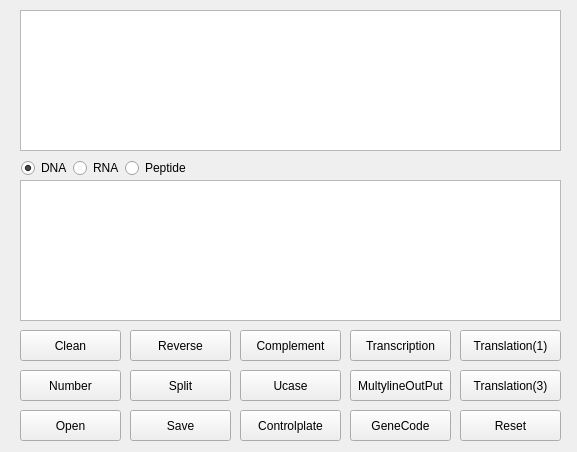
<?xml version="1.0" encoding="UTF-8"?>
<ui version="4.0">
 <class>Form</class>
 <widget class="QWidget" name="Form">
  <property name="windowModality">
   <enum>Qt::NonModal</enum>
  </property>
  <property name="geometry">
   <rect>
    <x>0</x>
    <y>0</y>
    <width>577</width>
    <height>452</height>
   </rect>
  </property>
  <property name="minimumSize">
   <size>
    <width>577</width>
    <height>452</height>
   </size>
  </property>
  <property name="maximumSize">
   <size>
    <width>577</width>
    <height>452</height>
   </size>
  </property>
  <property name="windowTitle">
   <string>pySequencontroller</string>
  </property>
  <widget class="QPushButton" name="pushButton_1">
   <property name="geometry">
    <rect>
     <x>20</x>
     <y>330</y>
     <width>101</width>
     <height>31</height>
    </rect>
   </property>
   <property name="text">
    <string>Clean</string>
   </property>
  </widget>
  <widget class="QRadioButton" name="radioButton_1">
   <property name="geometry">
    <rect>
     <x>21</x>
     <y>160</y>
     <width>47</width>
     <height>16</height>
    </rect>
   </property>
   <property name="text">
    <string>DNA</string>
   </property>
   <property name="checked">
    <bool>true</bool>
   </property>
  </widget>
  <widget class="QRadioButton" name="radioButton_2">
   <property name="geometry">
    <rect>
     <x>73</x>
     <y>160</y>
     <width>47</width>
     <height>16</height>
    </rect>
   </property>
   <property name="text">
    <string>RNA</string>
   </property>
  </widget>
  <widget class="QPushButton" name="pushButton_2">
   <property name="geometry">
    <rect>
     <x>130</x>
     <y>330</y>
     <width>101</width>
     <height>31</height>
    </rect>
   </property>
   <property name="text">
    <string>Reverse</string>
   </property>
  </widget>
  <widget class="QPushButton" name="pushButton_3">
   <property name="geometry">
    <rect>
     <x>240</x>
     <y>330</y>
     <width>101</width>
     <height>31</height>
    </rect>
   </property>
   <property name="text">
    <string>Complement</string>
   </property>
  </widget>
  <widget class="QPushButton" name="pushButton_4">
   <property name="geometry">
    <rect>
     <x>350</x>
     <y>330</y>
     <width>101</width>
     <height>31</height>
    </rect>
   </property>
   <property name="text">
    <string>Transcription</string>
   </property>
  </widget>
  <widget class="QPushButton" name="pushButton_5">
   <property name="geometry">
    <rect>
     <x>460</x>
     <y>330</y>
     <width>101</width>
     <height>31</height>
    </rect>
   </property>
   <property name="text">
    <string>Translation(1)</string>
   </property>
  </widget>
  <widget class="QPushButton" name="pushButton_8">
   <property name="geometry">
    <rect>
     <x>240</x>
     <y>370</y>
     <width>101</width>
     <height>31</height>
    </rect>
   </property>
   <property name="text">
    <string>Ucase</string>
   </property>
  </widget>
  <widget class="QPushButton" name="pushButton_10">
   <property name="geometry">
    <rect>
     <x>460</x>
     <y>370</y>
     <width>101</width>
     <height>31</height>
    </rect>
   </property>
   <property name="text">
    <string>Translation(3)</string>
   </property>
  </widget>
  <widget class="QPushButton" name="pushButton_7">
   <property name="geometry">
    <rect>
     <x>130</x>
     <y>370</y>
     <width>101</width>
     <height>31</height>
    </rect>
   </property>
   <property name="text">
    <string>Split</string>
   </property>
  </widget>
  <widget class="QPushButton" name="pushButton_6">
   <property name="geometry">
    <rect>
     <x>20</x>
     <y>370</y>
     <width>101</width>
     <height>31</height>
    </rect>
   </property>
   <property name="text">
    <string>Number</string>
   </property>
  </widget>
  <widget class="QPushButton" name="pushButton_9">
   <property name="geometry">
    <rect>
     <x>350</x>
     <y>370</y>
     <width>101</width>
     <height>31</height>
    </rect>
   </property>
   <property name="text">
    <string>MultylineOutPut</string>
   </property>
  </widget>
  <widget class="QPushButton" name="pushButton_13">
   <property name="geometry">
    <rect>
     <x>240</x>
     <y>410</y>
     <width>101</width>
     <height>31</height>
    </rect>
   </property>
   <property name="text">
    <string>Controlplate</string>
   </property>
  </widget>
  <widget class="QPushButton" name="pushButton_15">
   <property name="geometry">
    <rect>
     <x>460</x>
     <y>410</y>
     <width>101</width>
     <height>31</height>
    </rect>
   </property>
   <property name="text">
    <string>Reset</string>
   </property>
  </widget>
  <widget class="QPushButton" name="pushButton_12">
   <property name="geometry">
    <rect>
     <x>130</x>
     <y>410</y>
     <width>101</width>
     <height>31</height>
    </rect>
   </property>
   <property name="text">
    <string>Save</string>
   </property>
  </widget>
  <widget class="QPushButton" name="pushButton_11">
   <property name="geometry">
    <rect>
     <x>20</x>
     <y>410</y>
     <width>101</width>
     <height>31</height>
    </rect>
   </property>
   <property name="text">
    <string>Open</string>
   </property>
  </widget>
  <widget class="QPushButton" name="pushButton_14">
   <property name="geometry">
    <rect>
     <x>350</x>
     <y>410</y>
     <width>101</width>
     <height>31</height>
    </rect>
   </property>
   <property name="text">
    <string>GeneCode</string>
   </property>
  </widget>
  <widget class="QRadioButton" name="radioButton_3">
   <property name="geometry">
    <rect>
     <x>125</x>
     <y>160</y>
     <width>61</width>
     <height>16</height>
    </rect>
   </property>
   <property name="text">
    <string>Peptide</string>
   </property>
  </widget>
  <widget class="QTextEdit" name="textEdit_1">
   <property name="geometry">
    <rect>
     <x>20</x>
     <y>10</y>
     <width>541</width>
     <height>141</height>
    </rect>
   </property>
  </widget>
  <widget class="QTextEdit" name="textEdit_2">
   <property name="geometry">
    <rect>
     <x>20</x>
     <y>180</y>
     <width>541</width>
     <height>141</height>
    </rect>
   </property>
  </widget>
 </widget>
 <resources/>
 <connections>
  <connection>
   <sender>pushButton_8</sender>
   <signal>clicked()</signal>
   <receiver>pushButton_8</receiver>
   <slot>update()</slot>
   <hints>
    <hint type="sourcelabel">
     <x>287</x>
     <y>380</y>
    </hint>
    <hint type="destinationlabel">
     <x>295</x>
     <y>381</y>
    </hint>
   </hints>
  </connection>
  <connection>
   <sender>pushButton_7</sender>
   <signal>clicked()</signal>
   <receiver>pushButton_7</receiver>
   <slot>update()</slot>
   <hints>
    <hint type="sourcelabel">
     <x>193</x>
     <y>382</y>
    </hint>
    <hint type="destinationlabel">
     <x>200</x>
     <y>373</y>
    </hint>
   </hints>
  </connection>
 </connections>
</ui>
